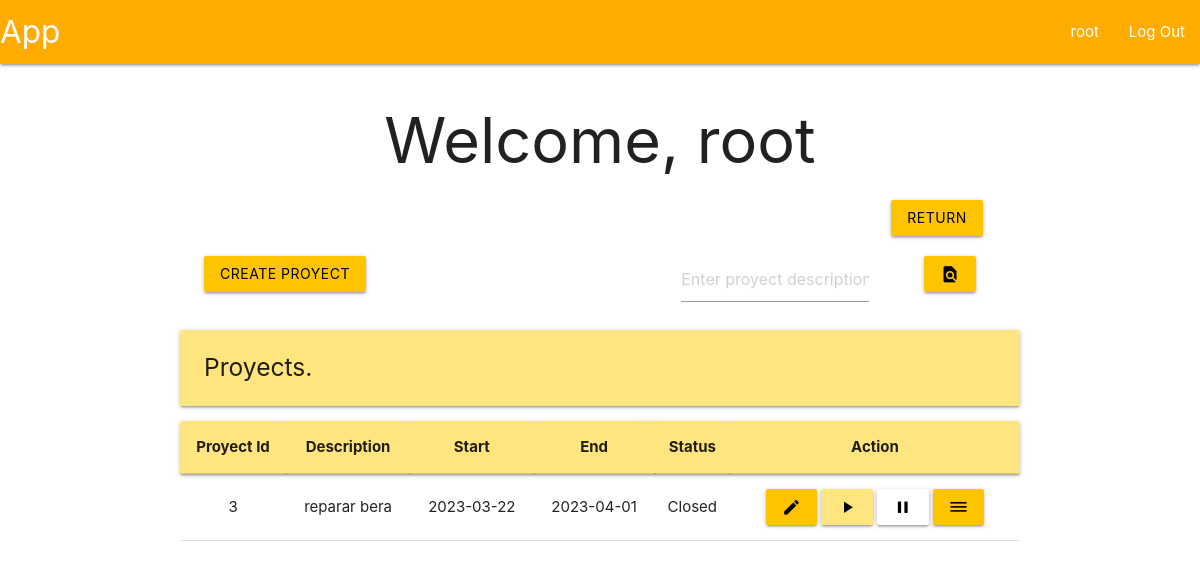
The app's page /root/proyects (signed in), older data.
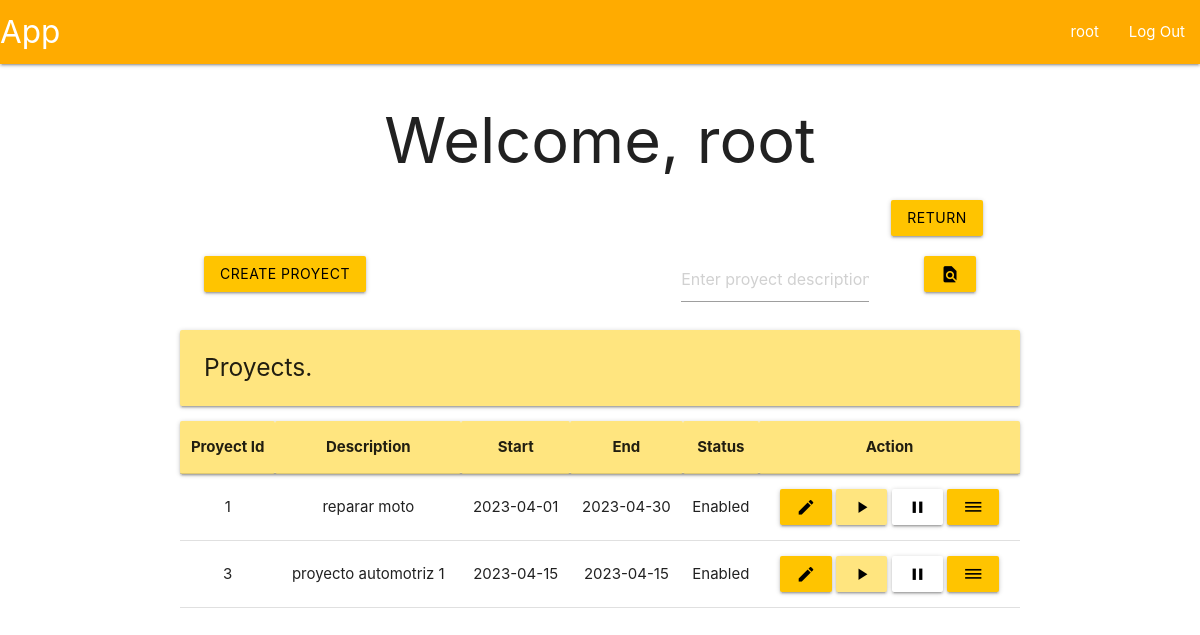
The same page, newer data.
### tables this page shows
CREATE TABLE proyect (
    id INTEGER PRIMARY KEY AUTOINCREMENT,
    description TEXT UNIQUE NOT NULL,
    start DATE NOT NULL,
    end DATE NOT NULL,
    statusId INTEGER,

    FOREIGN KEY (statusId) REFERENCES proyectStatus(id)
);

CREATE TABLE proyectStatus (
    id INTEGER PRIMARY KEY AUTOINCREMENT,
    name TEXT NOT NULL
);

### app/proyectView.py (the view, shortened to what this page needs)
@bp.route('/proyects', methods=('POST', 'GET'))
@modifyProyect_required
def proyectView():
    db = get_db()
    flag = False
    if not flag:
        proyects = db.execute(
            """SELECT
                p.id,
                p.description as description,
                p.start as start,
                p.end as end,
                s.name as status
               FROM proyect p
               INNER JOIN proyectStatus s ON p.statusId = s.id"""
        ).fetchall()
    return render_template('proyect/proyectView.html', proyects=proyects)

### app/auth.py (called while the page is built)
@bp.before_app_request
def load_logged_in_user():
    user_id = session.get('user_id')
    if user_id is None:
        g.user = None
    else:
        g.user = get_db().execute(
            "SELECT * FROM user WHERE id = ?",
            (user_id,)
        ).fetchone()

def modifyProyect_required(view):
    @functools.wraps(view)
    def wrapped_view(**kwargs):
        if g.user is None:
            return redirect(url_for('auth.login'))
        elif g.user['roleId'] != 1 and g.user['roleId'] != 3:
            return redirect(url_for('user.profile'))
        return view(**kwargs)
    return wrapped_view

### app/db.py (called while the page is built)
def get_db():
    if 'db' not in g:
        g.db = sqlite3.connect(
            current_app.config['DATABASE'],
            detect_types = sqlite3.PARSE_DECLTYPES
        )
        g.db.row_factory = sqlite3.Row
    return g.db

### app/templates/proyect/proyectView.html (shortened to what this page needs)
{% extends 'base.html' %}
{% block header %}
  <h1>{% block title %}Welcome, {{ g.user['username'] }}{% endblock %}</h1>
{% endblock %}
{% block content %}
{% if g.user['roleId'] == 1 %}
<div class="row">
    <form method="POST">
        <div class="col s1 offset-s10">
            <button class="btn amber accent-3 black-text" type="submit" value="return" name="return">Return</button>
        </div>
    </form>
</div>
{% endif %}
<div class="row">
  <form method="POST">
    <div class="col s3">
      <button class="btn amber accent-3 black-text" type="submit" value="create-proyect" name="create-proyect">Create proyect</button>
    </div>
  </form>
  <form method="POST">
    <div class="col s3 offset-s4">
      <input placeholder="Enter proyect description" name="find-proyect" id="proyect">
    </div>
    <div class="col s2">
      <button class="btn amber accent-3 black-text">
        <i class="material-icons">find_in_page</i>
      </button>
    </div>
  </form>
</div>
<div class="left-align">
    <h5 class="card-panel amber accent-1">Proyects.</h5>
</div>
<table class="centered">
    <thead class="card-panel amber accent-1">
      <tr>
        <th>Proyect Id</th>
        <th>Description</th>
        <th>Start</th>
        <th>End</th>
        <th>Status</th>
        <th>Action</th>
      </tr>
    </thead>
    <tbody>
      {% for proyect in proyects %}
        <tr>
          <td>{{ proyect['id'] }}</td>
          <td>{{ proyect['description']}}</td>
          <td>{{ proyect['start'] }}</td>
          <td>{{ proyect['end'] }}</td>
          <td>{{ proyect['status'] }}</td>
          <td>
            <form method="POST">
                <button class="btn amber accent-3 black-text" type="submit" name="modify-proyect" value="{{ proyect['id'] }}">
                  <i class="material-icons">edit</i>
                </button>
                <button class="btn amber accent-1 black-text" type="submit" name="enable-proyect" value="{{ proyect['id'] }}">
                  <i class="material-icons">play_arrow</i>
                </button>
                <button class="btn white black-text" type="submit" name="close-proyect" value="{{ proyect['id'] }}">
                  <i class="material-icons">pause</i>
                </button>
                <button class="btn amber accent-3 black-text" type="submit" name="detail" value="{{ proyect['id'] }}">
                  <i class="material-icons">dehaze</i>
                </button>
            </form>
          </td>
        </tr>
      {% endfor %}
    </tbody>
  </table>
{% endblock %}

Row changes from the older to the newer data that the page shows:
added proyect: id "1", description "reparar moto", start "2023-04-01", end "2023-04-30", status "Enabled"
changed proyect id 3: description "reparar bera" → "proyecto automotriz 1"; start "2023-03-22" → "2023-04-15"; end "2023-04-01" → "2023-04-15"; status "Closed" → "Enabled"
